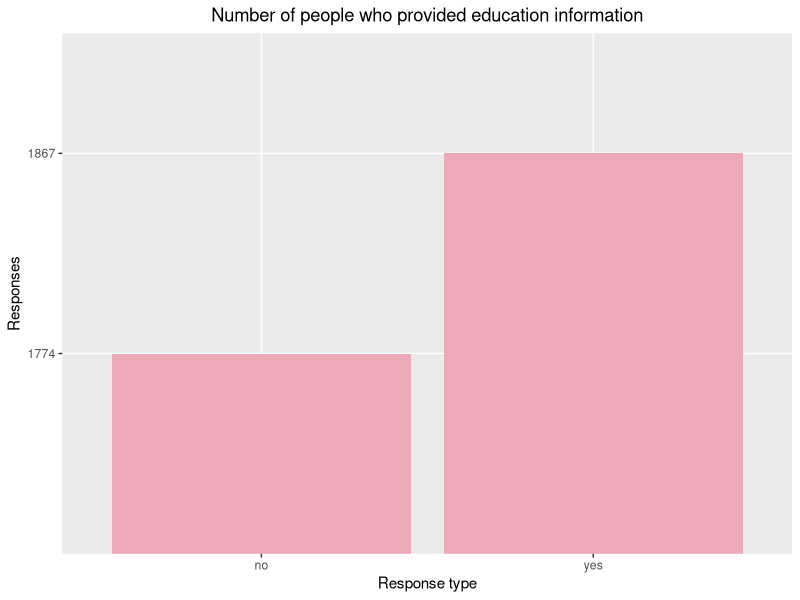
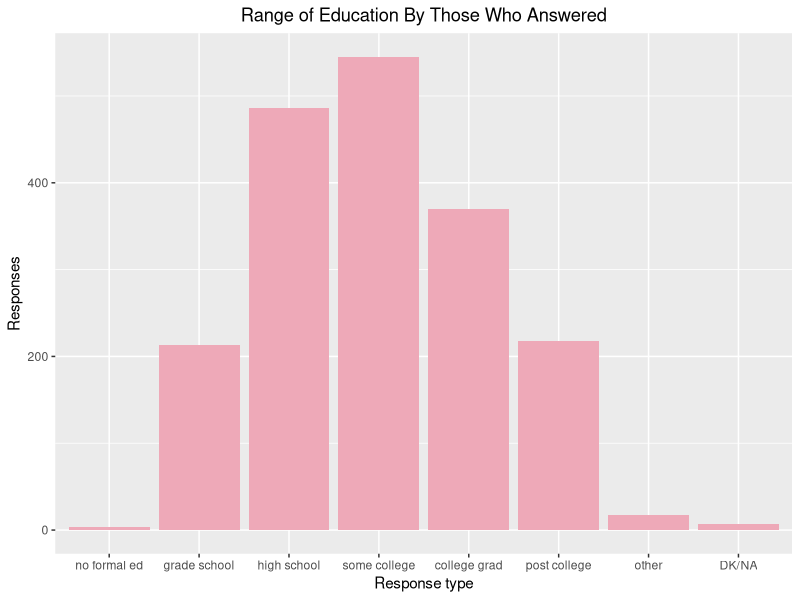
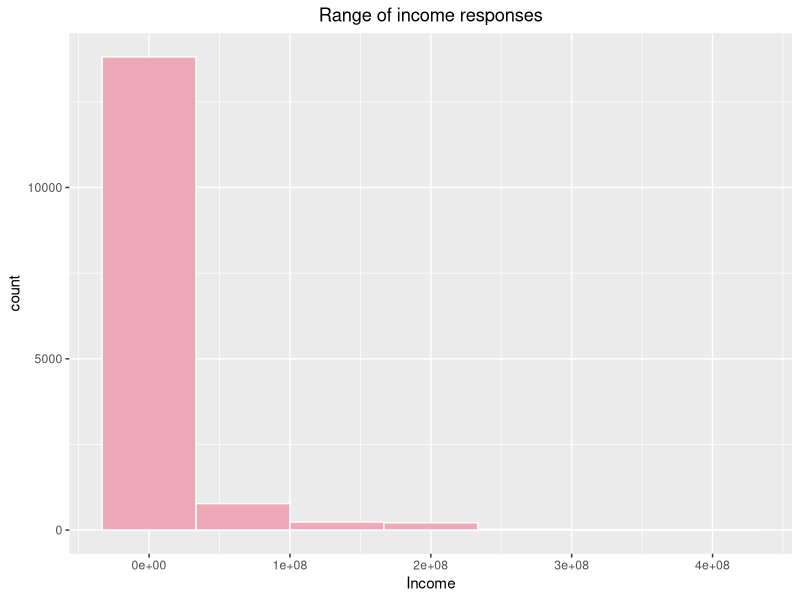

Reproduce these figures in R, in order.
## ---- chunk 1
library(tidyverse)
## ---- chunk 2
# all years (cleaned data)
hrs <- read.csv('../../data/hrs_filtered.csv')
## ---- chunk 3
# total people
n_hrs <- length(unique(hrs$person_id))
n_hrs

# total people per year / drop-off
hrs %>% 
  group_by(years) %>%
  distinct(person_id) %>%
  summarise(n())
## ---- chunk 4
# randomly sample one from each household
set.seed(242)
hhid_unique <- hrs %>% group_by(hhid) %>% sample_n(1) %>% select(person_id)

# filter for unique
hrs_unique <- hrs %>% filter(person_id %in% hhid_unique$person_id)
## ---- chunk 5
# total people with unique household
n_hrs <- length(unique(hrs_unique$person_id))
n_hrs
## ---- chunk 6
# how many did not answer: 21561 - 6241
no_edu <- hrs_unique %>% distinct(person_id, education) %>%
  filter(is.na(education))

# who answered
edu <- hrs_unique %>% distinct(person_id, education) %>%
  filter(!is.na(education)) 

# number who both did and did not answer at some point
nrow(merge(no_edu, edu, by = c("person_id", "person_id")))

# education responses
edu_response <- data.frame(cbind(type = c("no", "yes"), 
                                 responses = c(1774, 1867)))
ggplot(edu_response, aes(x = type, y = responses)) + 
  geom_bar(stat = "identity", fill = "pink2") + 
  ggtitle("Number of people who provided education information") + 
  theme(plot.title = element_text(hjust = 0.5)) +
  labs(x = "Response type", y = "Responses") 

# range of education
#edu_range <- edu %>% 
#  group_by(person_id) %>% 
#  summarise(education = mean(education))
## ---- chunk 7
# associate response number with edu type
edu_desc <- edu %>% mutate(edu_type = case_when(education == 0 ~ "no formal ed",
                                                 education >= 1 & education <= 11 ~ "grade school",
                                                 education == 12 ~ "high school",
                                                 education > 12 & education < 16 ~ "some college",
                                                 education == 16 ~ "college grad",
                                                 education == 17 ~ "post college",
                                                 education == 97 ~ "other",
                                                 education == 98 ~ "DK/NA",
                                                 education == 99 ~ "RF")) %>%
  mutate(edu_type_ordered = forcats::fct_relevel(edu_type, c("no formal ed",
                                               "grade school", "high school",
                                               "some college", "college grad", 
                                               "post college", "other", "DK/NA", "DF")))

# visualize types of education
ggplot(edu_desc, aes(x = edu_type_ordered)) + 
  geom_bar(fill = "pink2") + 
  ggtitle("Range of Education By Those Who Answered") + 
  theme(plot.title = element_text(hjust = 0.5)) +
  labs(x = "Response type", y = "Responses") 
## ---- chunk 8
# range of responses
# highest amounts reported
hrs_unique %>% select(person_id, income) %>%
  arrange(-income)

# lowest amounts reported
hrs_unique %>% select(person_id, income) %>%
  arrange(income)

# overall
summary(hrs_unique$income)
ggplot(hrs_unique %>% filter(!is.na(income)), aes(x = income)) + 
  geom_histogram(col = "white", fill = "pink2", bins = 7)  + 
  ggtitle("Range of income responses") + 
  theme(plot.title = element_text(hjust = 0.5)) +
  labs(x = "Income") 
## ---- chunk 9
# people that reported multiple incomes per year
multiple_income <- hrs_unique %>% 
  group_by(person_id, years) %>% 
  summarise(income_responses = sum(!is.na(income))) %>%
  filter(income_responses > 1) %>% 
  distinct(person_id)

nrow(multiple_income)

# example: this person answered multiple times and their answered differed
hrs_unique %>% filter(person_id == 'h090841pn030') %>%
  filter(years == 2016) %>% 
  arrange(income)
## ---- chunk 10
# filter out
hrs_final <- hrs_unique %>% filter(!(person_id %in% multiple_income$person_id))

# these people have multiple responses, with one income and the remaining NA
multiple_income_na <- hrs_final %>% group_by(person_id, years) %>%
  summarise(count = n()) %>%
  distinct(person_id)

# remove their NA
hrs_final <- hrs_final %>% 
  filter(person_id %in% multiple_income_na$person_id) %>%
  filter(!is.na(income))

# check once again
hrs_final %>% group_by(person_id, years) %>%
  summarise(count = n()) %>% arrange(-count)
